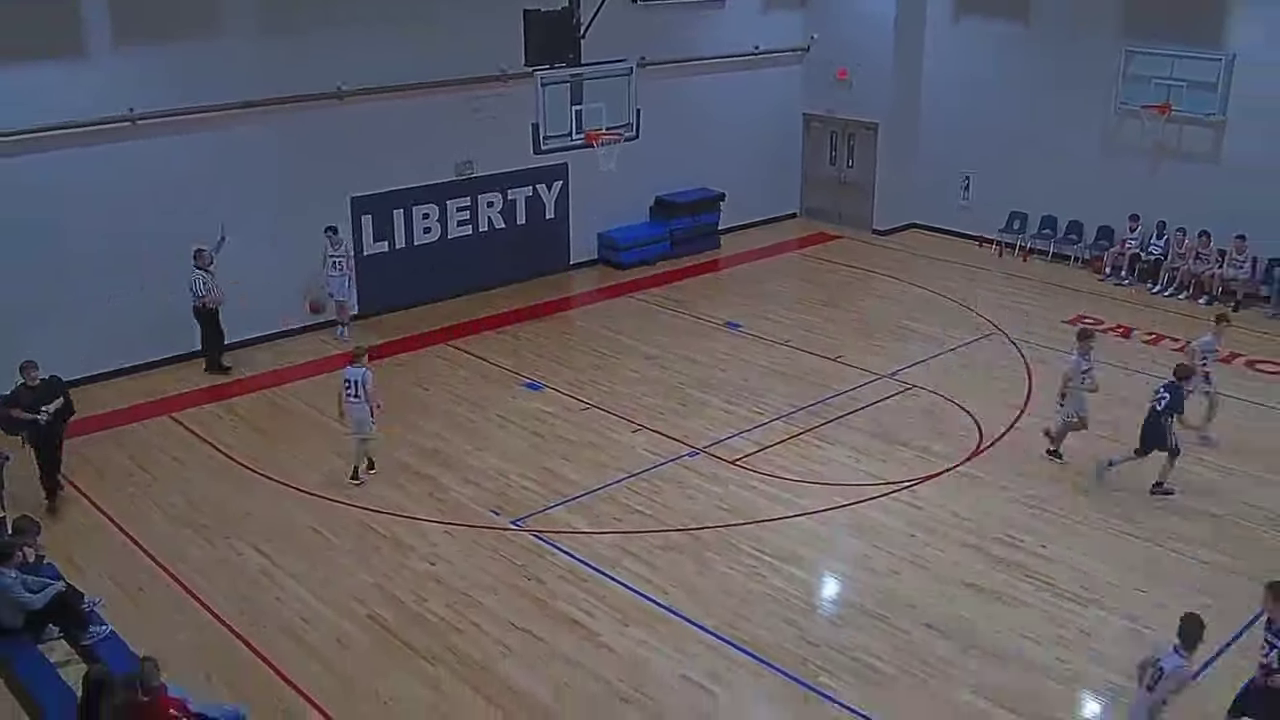
#> input picture frame 120 of q1_2min_start.webm, 1280 x 720 px, given in place of Liberty_Vs_Riverstone_Q1.webm, which was not available
$ python audit_top20.py
#> lines starting #> are read from the running program, lines starting #| are printed output that depends on the picture; after the words box and inside, x2 and y2 are one past the last pixel; in counts of white or black regions, pixels touching at a corner belong together; long printed decimals are rounded; pictures that were not available may be replaced by others from this repository, and a replacement may not be noted
"""
Audit top-20 v14 detections: classify what's at each detection point
by analyzing the actual pixel content in a region around (x,y).
"""
import cv2
import numpy as np
import pickle

# Load v14 data
with open('/home/monk-admin/PROJECTS/liberty-basketball-analysis/pipeline_output/shot_v14.pkl', 'rb') as f:
#> (reads pipeline_output/shot_v14.pkl from the repository)
    v14 = pickle.load(f)

shots = v14['shots']
shots.sort(key=lambda s: s['conf'], reverse=True)
top20 = shots[:20]

# Load the 720p video
video_path = '/home/monk-admin/PROJECTS/liberty-basketball-analysis/uploads/Liberty_Vs_Riverstone_Q1.webm'
cap = cv2.VideoCapture(video_path)

# Basket positions (approximate from v14 data)
basket_left_x, basket_left_y = 260.9, 566.5
basket_right_x, basket_right_y = 691.3, 448.6

results = []

for i, s in enumerate(top20, 1):
    frame_num = s['frame']
    bx, by = s['bx'], s['by']
    conf = s['conf']

    cap.set(cv2.CAP_PROP_POS_FRAMES, frame_num)
    ret, frame = cap.read()
    if not ret:
        results.append({'#': i, 'frame': frame_num, 'conf': conf, 'x': bx, 'y': by, 'error': 'frame read failed'})
        continue

    h, w = frame.shape[:2]

    # Extract ROI around detection point (20x20 region)
    roi_size = 20
    x1 = max(0, int(bx - roi_size))
    y1 = max(0, int(by - roi_size))
    x2 = min(w, int(bx + roi_size))
    y2 = min(h, int(by + roi_size))

    if x2 <= x1 or y2 <= y1:
        results.append({'#': i, 'frame': frame_num, 'conf': conf, 'x': bx, 'y': by, 'error': 'invalid ROI'})
        continue

    roi = frame[y1:y2, x1:x2]

    # Convert to HSV
    hsv = cv2.cvtColor(roi, cv2.COLOR_BGR2HSV)
    mean_hsv = np.mean(hsv.reshape(-1, 3), axis=0)
    std_hsv = np.std(hsv.reshape(-1, 3), axis=0)

    # Convert to grayscale for texture analysis
    gray = cv2.cvtColor(roi, cv2.COLOR_BGR2GRAY)
    mean_gray = np.mean(gray)
    std_gray = np.std(gray)

    # Check if detection is near either basket
    dist_left = np.sqrt((bx - basket_left_x)**2 + (by - basket_left_y)**2)
    dist_right = np.sqrt((bx - basket_right_x)**2 + (by - basket_right_y)**2)
    min_basket_dist = min(dist_left, dist_right)

    # Location analysis - where in the frame?
    x_pct = bx / w * 100
    y_pct = by / h * 100

    # Edge density (rim/backboard = high edges)
    edges = cv2.Canny(gray, 50, 150)
    edge_density = np.sum(edges > 0) / edges.size

    # Color checks
    mean_bgr = np.mean(roi.reshape(-1, 3), axis=0)

    result = {
        '#': i,
        'frame': frame_num,
        'conf': conf,
        'x': round(bx, 1),
        'y': round(by, 1),
        'x_pct': round(x_pct, 1),
        'y_pct': round(y_pct, 1),
        'mean_H': round(mean_hsv[0], 1),
        'mean_S': round(mean_hsv[1], 1),
        'mean_V': round(mean_hsv[2], 1),
        'std_H': round(std_hsv[0], 1),
        'mean_gray': round(mean_gray, 1),
        'std_gray': round(std_gray, 1),
        'edge_density': round(edge_density, 3),
        'dist_nearest_basket': round(min_basket_dist, 1),
        'mean_R': round(mean_bgr[2], 1),
        'mean_G': round(mean_bgr[1], 1),
        'mean_B': round(mean_bgr[0], 1),
    }
    results.append(result)
#> this loop made 20 passes
#> (mean_hsv, std_hsv, mean_gray, std_gray, edge_density, mean_bgr) on passes 2, 15, 16, 17, 19: ([69.76, 19.68, 105.8], [71.03, 8.54, 12.47], 100.8, 11.93, 0.0387, [99.93, 99.05, 104.8]), ([130.2, 200.9, 110.7], [48.32, 41.09, 33.06], 47.89, 24.31, 0.09, [80.25, 35.44, 60.09]), ([40.12, 27.89, 122.5], [62.25, 12.62, 15.53], 115.2, 15.31, 0.035, [110.5, 112.6, 122.5]), ([38.3, 42.99, 117], [62.29, 27.03, 29.71], 107.2, 29.67, 0.263, [100.5, 103.7, 117]), ([24.46, 18.75, 99.02], [5.29, 6.33, 4.73], 97.45, 4.7, 0, [91.73, 97.78, 99.01])
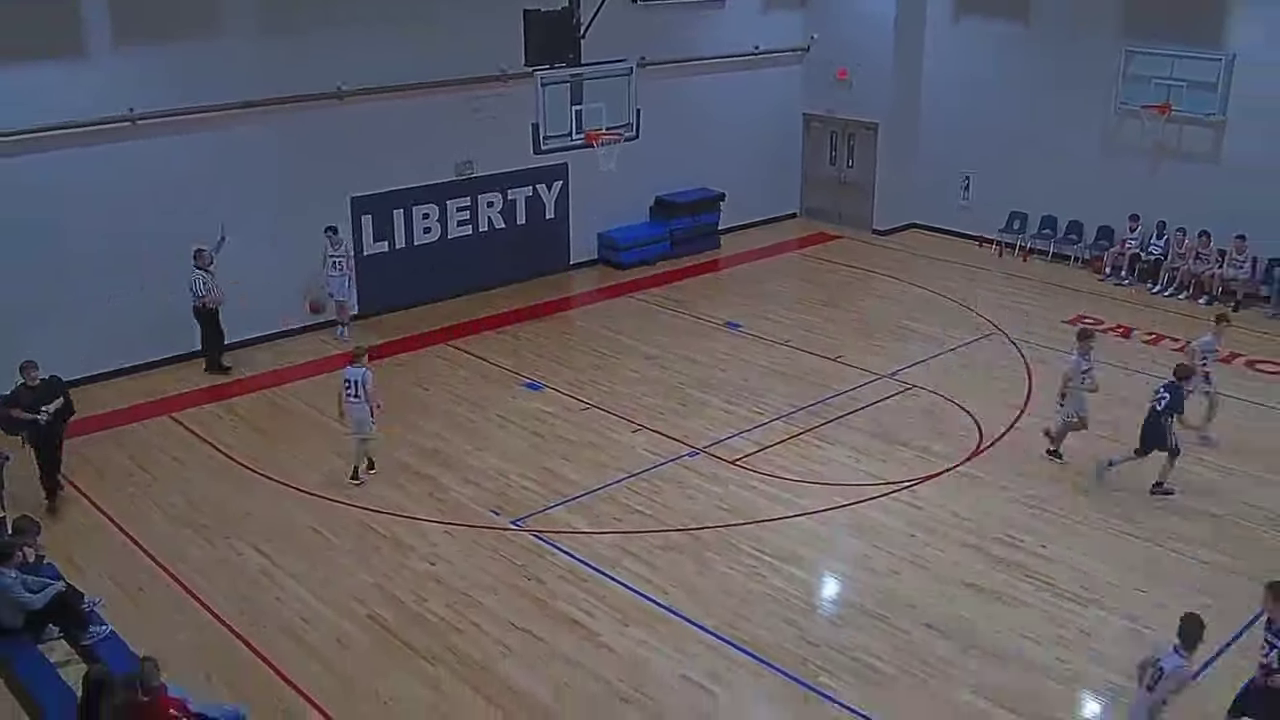
#> input picture frame 120 of q1_2min_start.webm, 1280 x 720 px, given in place of Liberty_Vs_Riverstone_Q1.webm, which was not available
#> pass 2, `roi = frame[y1:y2, x1:x2]`:
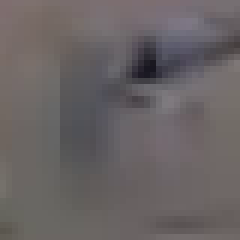
#> roi: shape (40, 40, 3) (shown 6 times larger); mean B, G, R 99.9, 99, 104.8
#> pass 2, `edges = cv2.Canny(gray, 50, 150)`:
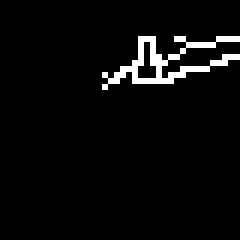
#> edges: shape (40, 40) (shown 6 times larger); 3.9% white in thin lines or dots, all inside (x1, y1, x2, y2) = (17, 6, 40, 15)
#> after the loop:
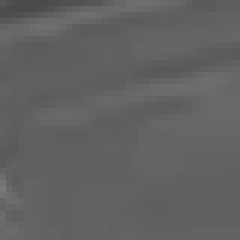
#> gray: shape (40, 40) (shown 6 times larger); min 73, max 121, mean 97.4
#> after the loop, results = 20 items

cap.release()

# Print results as a table
print(f"{'#':<4} {'Frame':<8} {'Conf':<14} {'X':<8} {'Y':<8} {'X%':<6} {'Y%':<6} {'H':<6} {'S':<6} {'V':<6} {'Gray':<6} {'Edge':<6} {'BkDist':<8}")
for r in results:
    if 'error' in r:
        print(f"{r['#']:<4} {r['frame']:<8} {r['conf']:<14} ERROR: {r['error']}")
    else:
        print(f"{r['#']:<4} {r['frame']:<8} {r['conf']:<14.10f} {r['x']:<8} {r['y']:<8} {r['x_pct']:<6} {r['y_pct']:<6} {r['mean_H']:<6} {r['mean_S']:<6} {r['mean_V']:<6} {r['mean_gray']:<6} {r['edge_density']:<6} {r['dist_nearest_basket']:<8}")
#> this loop made 20 passes
#| 1    808      0.0017         ERROR: frame read failed
#| 2    120      0.0016   1106.1   473.5    86.4   65.8   69.8   19.7   105.8  100.8  0.039  415.5
#| 3    467      0.0016         ERROR: frame read failed
#| 4    724      0.0013         ERROR: frame read failed
#| 5    2174     0.0012         ERROR: frame read failed
#| 6    2051     0.0011         ERROR: frame read failed
#| 7    990      0.001          ERROR: frame read failed
#| 8    1072     0.001          ERROR: frame read failed
#> (further printed lines are left out)

print("\n\n=== CLASSIFICATION GUIDE ===")
print("Orange/brown detection (H~5-20, S>100) + low edge = likely BASKETBALL")
print("Near basket (<100px) + high edge = likely RIM/BACKBOARD")
print("Center court area + low saturation = likely COURT MARKING")
print("Blue region (H~100-120) + high saturation = likely PLAYER JERSEY")
print("Low saturation + high value + low edge = likely FLOOR REFLECTION")

print("\n\n=== AUTO-CLASSIFICATION ATTEMPT ===")
for r in results:
    if 'error' in r:
#> (the run stopped early here; a loop or call above may not have finished)
